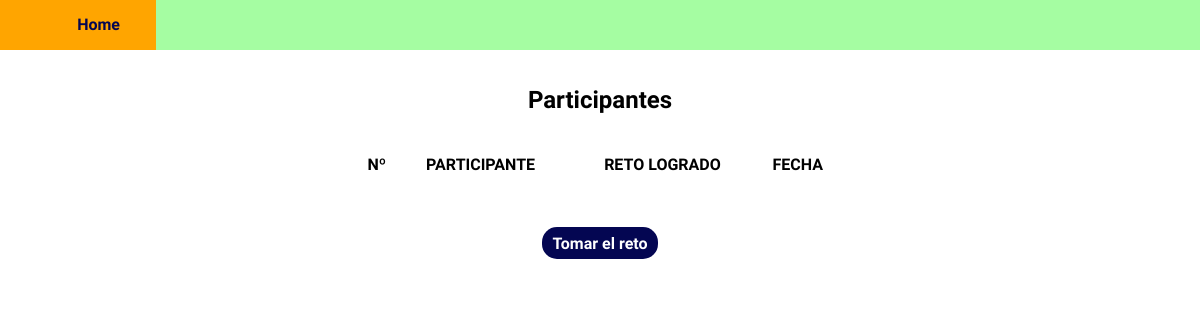
The app's page /vista/participantes.php, older data.
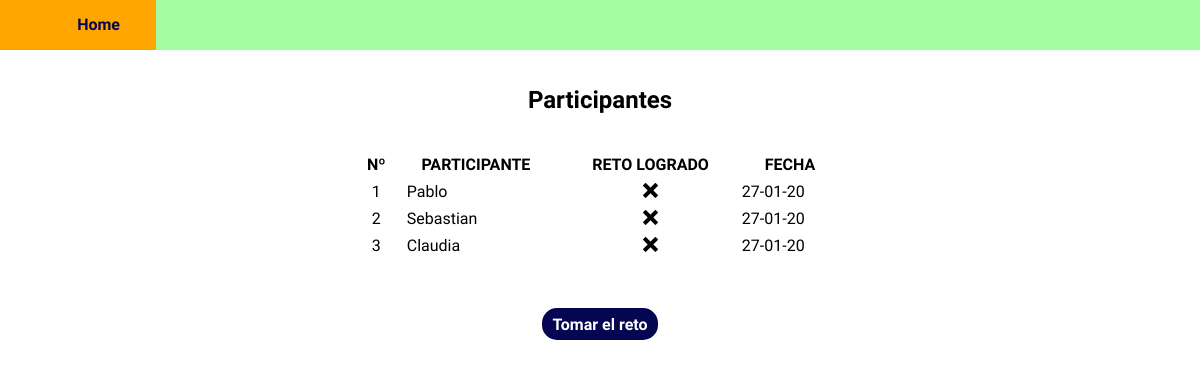
The same page, newer data.
### tables this page shows
CREATE TABLE `pruebas_usuario` (
  `ID_PU` int(11) NOT NULL,
  `ID_Usuario` int(11) NOT NULL DEFAULT '0',
  `IP_dispositivo` varchar(20) NOT NULL,
  `aleatorio` varchar(4) NOT NULL,
  `fecha_reto` datetime NOT NULL,
  `reto_logrado` int(11) NOT NULL DEFAULT '0'
);

CREATE TABLE `usuario` (
  `ID_Usuario` int(11) NOT NULL,
  `nombre` varchar(30) NOT NULL,
  `pais` varchar(30) NOT NULL,
  `Otro_Pais` varchar(50) NOT NULL,
  `correo` varchar(60) NOT NULL,
  `Fotografia` varchar(250) NOT NULL DEFAULT 'Perfil.jpg',
  `fechaRegistro` datetime NOT NULL,
  `aleatorio` int(20) NOT NULL
);

### vista/participantes.php (the view, shortened to what this page needs)
<!DOCTYPE html>
<html lang="es">
    <head>
	    <link rel="stylesheet" type="text/css" href="../css/EstilosPicas_Fijas.css"/>
        <link rel="stylesheet" type="text/css" href="../iconos/icono_tilde_exis/style_tilde_exis.css"/>
    </head>
    <body>
        <div class="contendor_10">
            <a class="a_1" href="../index.php">Home</a>
        </div>
        <div class="Secundario">
            <div onclick= "ocultarMenu()">
                <h2>Participantes</h2>
                <div class="contenedor_2">
                    <table class="table_2">
                        <thead>
                            <tr>
                                <th>Nº</th>
                                <th>PARTICIPANTE</th>
                                <th>RETO LOGRADO</th>
                                <th>FECHA</th>
                            </tr>
                        </thead>
                            <?php
                                $i = 1;
                                include("../conexion/Conexion_BD.php");
                                $Consulta_2 = $conexion->query("SELECT nombre, pruebas_usuario.reto_logrado, pruebas_usuario.fecha_reto FROM usuario INNER JOIN pruebas_usuario ON usuario.ID_Usuario=pruebas_usuario.ID_Usuario") or die($conexion->error);
                                while($registros= mysqli_fetch_array($Consulta_2)){
                                    $Fecha = $registros["fecha_reto"];
                                    $Fecha = date_create($Fecha);
                                    $Fecha = date_format($Fecha, 'd-m-y');
                            ?>
                        <tbody>
                            <tr>
                                <td class="tabla_3"><?php echo $i;?></td>
                                <td class="tabla_4"><?php echo $registros["nombre"];?></td>
                                <td class="tabla_3">
                                    <?php
                                        if($registros["reto_logrado"]){ ?>
                                            <span class='icon icon-checkmark'>asi</span> <?php
                                        }
                                        else{  ?>
                                            <span class='icon icon-cross'></span>
                                            <?php
                                        }   ?>
                                </td>
                                <td class=""><?php echo $Fecha;?></td>
                            </tr>
                            <?php $i++; }   ?>
                        </tbody>
                    </table>
                    <a href="../index.php" class="label_1 label_3">Tomar el reto</a>
                </div>
            </div>
        </div>
    </body>
</html>

### css/EstilosPicas_Fijas.css (style rules this page uses)
* { margin: 0; padding: 0; font-size: 100%; font-family: 'Raleway', sans-serif; }
a { text-decoration: none; }
h2 { font-size: 1.5em; text-align: center; padding: 3%; }
.a_1 { display: inline-block; text-align: right; padding-right: 3%; color: #040652; text-decoration: none; line-height: 50px; font-weight: bold; width: 10%; background-color: orange; }
.contenedor_2 { width: 40%; margin: auto; }
.contendor_10 { background-color: rgba(30, 250, 23, 0.4); height: 50px; }
tr { height: 25px; }
.label_1 { margin:5% auto; display: block; text-align: center; width: 40%; background-color: #040652; border-radius: 15px; padding: 1.5%; color: white; font-weight: bold; }
.label_3 { width: 21%; height: 18px; margin-top: 10%; }
.table_2 { width: 100% ; }
.tabla_3 { text-align: center; }
.tabla_4 { padding-left: 3%; }

Row changes from the older to the newer data that the page shows:
added pruebas_usuario: ID_Usuario.nombre "Pablo", reto_logrado 0 (drawn), fecha_reto "27-01-20"
added pruebas_usuario: ID_Usuario.nombre "Sebastian", reto_logrado 0 (drawn), fecha_reto "27-01-20"
added pruebas_usuario: ID_Usuario.nombre "Claudia", reto_logrado 0 (drawn), fecha_reto "27-01-20"
